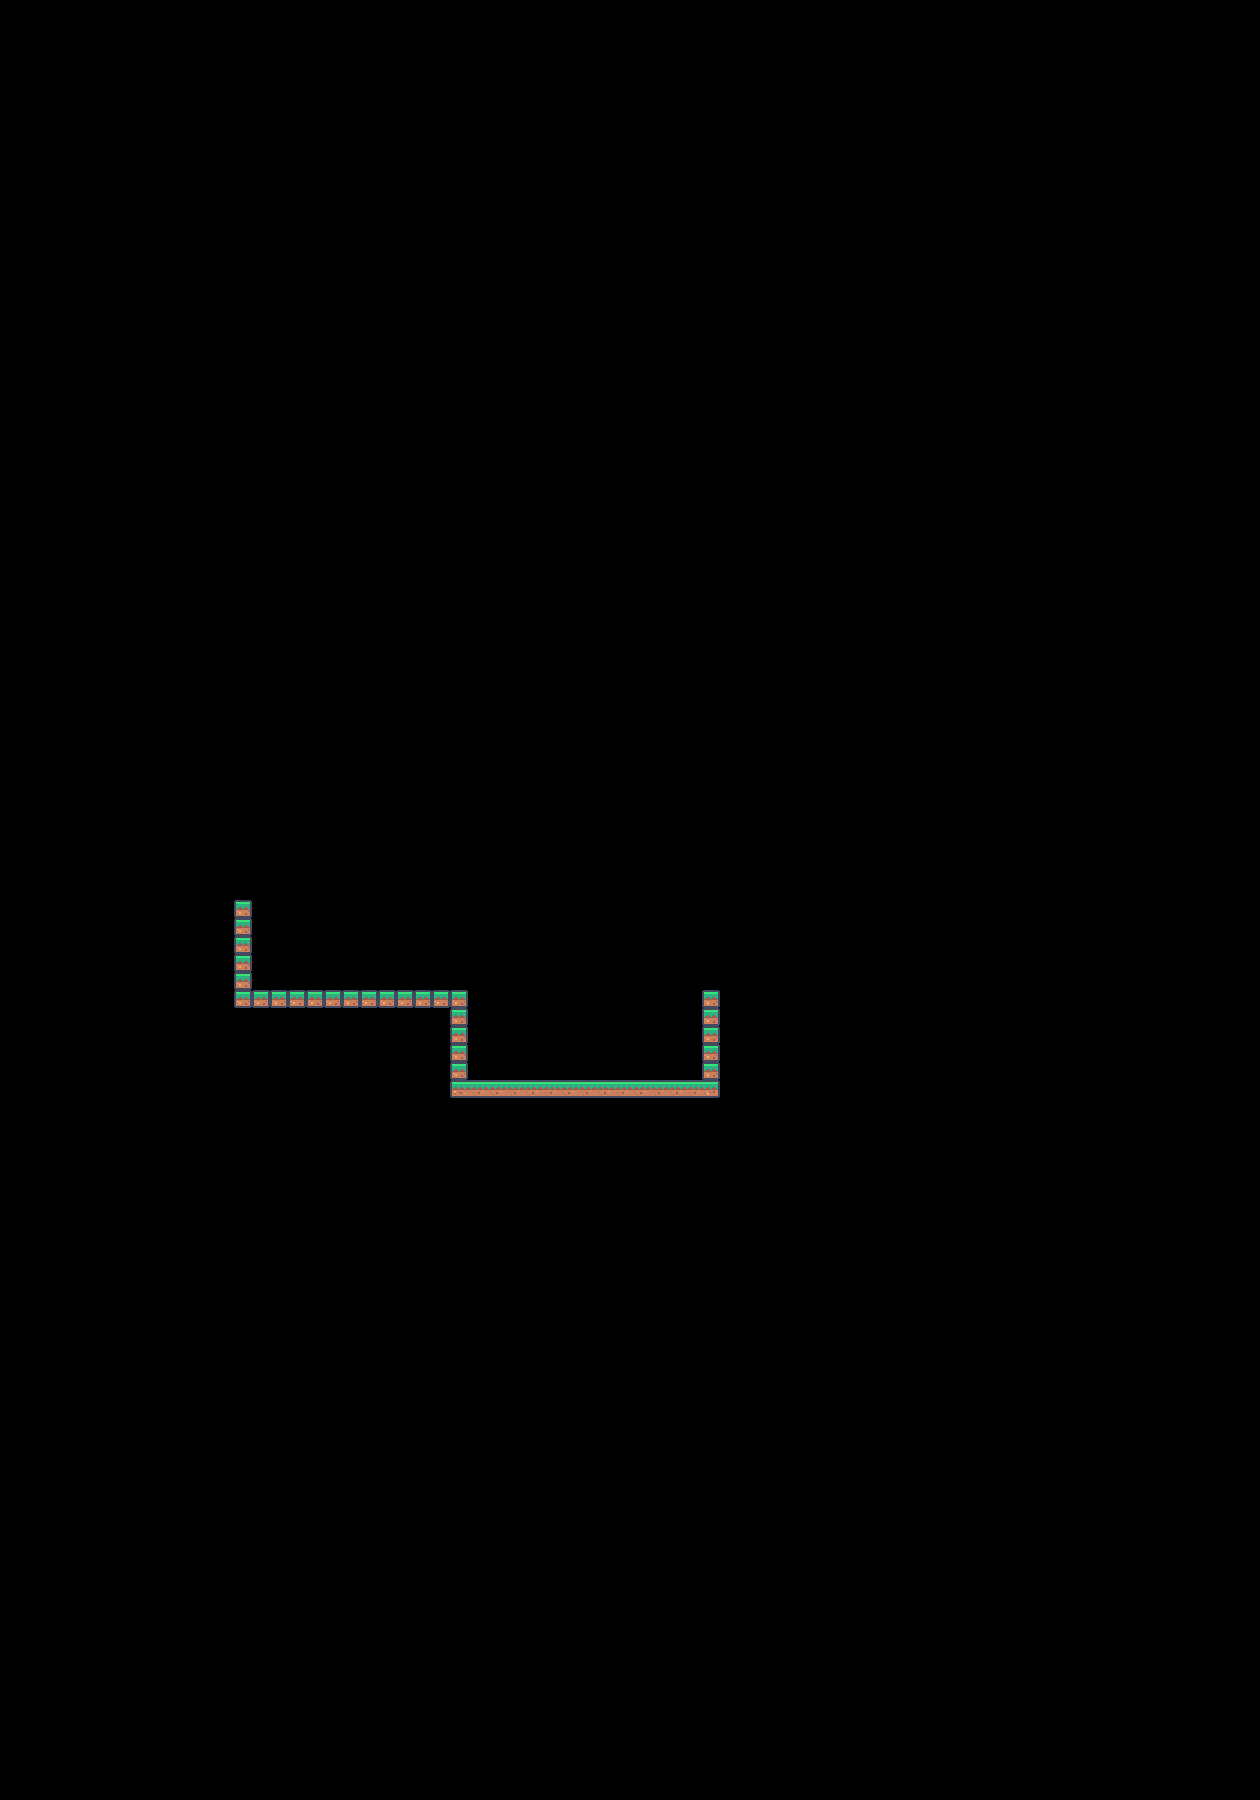

The image is a tile-based game level rendered from a .tmx file. Its description and source (layers, tilesets, objects; grid data summarised) follow:
An orthogonal 70x100 tile map with 18x18 px tiles, 1 tile layer (GamePlayTiles), 2 tilesets and 59 objects (38x BossBat, 19x Metadata, PlayerSpawnPoint, BossBatTrigger).

<map version="1.10" tiledversion="1.11.2" orientation="orthogonal" renderorder="right-down" width="70" height="100" tilewidth="18" tileheight="18" infinite="0" nextlayerid="8" nextobjectid="67">
 <tileset firstgid="1" source="../../Assets/TileSets/pixel-platformer.tsx" />
 <tileset firstgid="181" source="../../Assets/TileSets/pixel-platformer-characters.tsx" />
 <layer id="1" name="GamePlayTiles" width="70" height="100">
  <data>[7000 cells, 42 non-empty, 4 distinct tile ids]</data>
 </layer>
 <objectgroup id="7" name="Wave5">
  <object id="63" name="Bat 1" type="BossBat" gid="205" x="-18" y="975" width="24" height="24">
   <properties>
    <property name="Drop" propertytype="BossBatDropType" value="BlueEnemy" />
    <property name="DropAfterSeconds" type="float" value="5" />
    <property name="SpawnAfterSeconds" type="float" value="27" />
    <property name="TargetPoint" type="object" value="64" />
    <property name="Velocity" type="float" value="100" />
   </properties>
  </object>
  <object id="64" name="Target Point 1" type="Metadata" x="927" y="963">
   <point />
  </object>
  <object id="65" name="Bat 1" type="BossBat" gid="205" x="108" y="975" width="24" height="24">
   <properties>
    <property name="Drop" propertytype="BossBatDropType" value="BlueEnemy" />
    <property name="DropAfterSeconds" type="float" value="4" />
    <property name="SpawnAfterSeconds" type="float" value="27" />
    <property name="TargetPoint" type="object" value="64" />
    <property name="Velocity" type="float" value="100" />
   </properties>
  </object>
  <object id="66" name="Bat 1" type="BossBat" gid="205" x="234" y="975" width="24" height="24">
   <properties>
    <property name="Drop" propertytype="BossBatDropType" value="BlueEnemy" />
    <property name="DropAfterSeconds" type="float" value="3" />
    <property name="SpawnAfterSeconds" type="float" value="27" />
    <property name="TargetPoint" type="object" value="64" />
    <property name="Velocity" type="float" value="100" />
   </properties>
  </object>
 </objectgroup>
 <objectgroup id="6" name="Wave4">
  <object id="59" name="Bat 1" type="BossBat" gid="205" x="918" y="975" width="24" height="24">
   <properties>
    <property name="Drop" propertytype="BossBatDropType" value="BlueEnemy" />
    <property name="DropAfterSeconds" type="float" value="3" />
    <property name="SpawnAfterSeconds" type="float" value="27" />
    <property name="TargetPoint" type="object" value="60" />
    <property name="Velocity" type="float" value="100" />
   </properties>
  </object>
  <object id="60" name="Target Point 1" type="Metadata" x="243" y="963">
   <point />
  </object>
  <object id="61" name="Bat 1" type="BossBat" gid="205" x="1044" y="975" width="24" height="24">
   <properties>
    <property name="Drop" propertytype="BossBatDropType" value="BlueEnemy" />
    <property name="DropAfterSeconds" type="float" value="4" />
    <property name="SpawnAfterSeconds" type="float" value="27" />
    <property name="TargetPoint" type="object" value="60" />
    <property name="Velocity" type="float" value="100" />
   </properties>
  </object>
  <object id="62" name="Bat 1" type="BossBat" gid="205" x="1170" y="975" width="24" height="24">
   <properties>
    <property name="Drop" propertytype="BossBatDropType" value="BlueEnemy" />
    <property name="DropAfterSeconds" type="float" value="5" />
    <property name="SpawnAfterSeconds" type="float" value="27" />
    <property name="TargetPoint" type="object" value="60" />
    <property name="Velocity" type="float" value="100" />
   </properties>
  </object>
 </objectgroup>
 <objectgroup id="5" name="Wave3">
  <object id="34" name="Bat 1" type="BossBat" gid="205" x="468" y="738" width="24" height="24">
   <properties>
    <property name="SpawnAfterSeconds" type="float" value="21" />
    <property name="TargetPoint" type="object" value="35" />
    <property name="Velocity" type="float" value="100" />
   </properties>
  </object>
  <object id="35" name="Target Point 1" type="Metadata" x="477" y="1251">
   <point />
  </object>
  <object id="36" name="Bat 2" type="BossBat" gid="205" x="522" y="702" width="24" height="24">
   <properties>
    <property name="SpawnAfterSeconds" type="float" value="21" />
    <property name="TargetPoint" type="object" value="47" />
    <property name="Velocity" type="float" value="100" />
   </properties>
  </object>
  </objectgroup>
 <objectgroup id="2" name="Wave2">
  <!-- 12 objects omitted --></objectgroup>
 <objectgroup id="4" name="Wave1">
  <!-- 12 objects omitted --></objectgroup>
 <objectgroup id="3" name="GamePlayObjects">
  <!-- 2 objects omitted --></objectgroup>
</map>
<!-- 48 of 59 objects omitted -->
